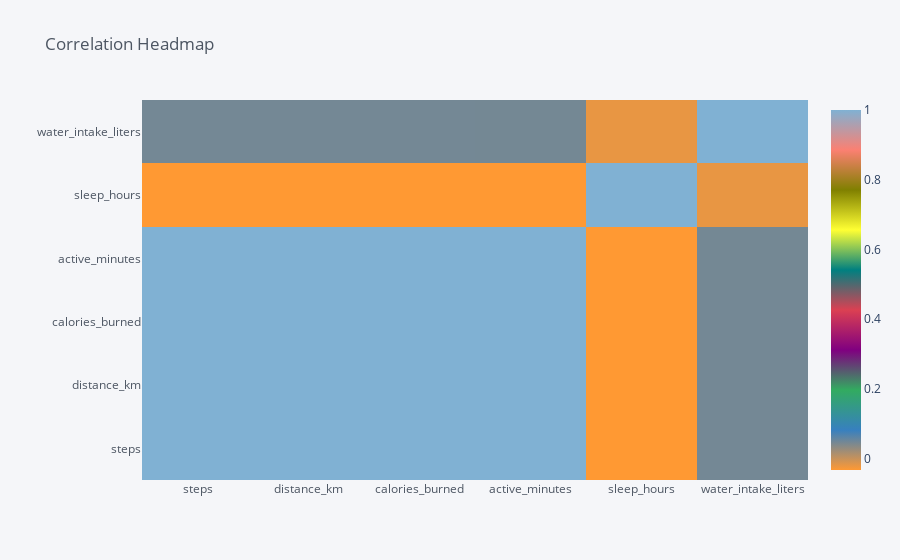

Source (notebook cell):
### Code cell
corr.iplot(kind='heatmap',title='Correlation Headmap',asFigure=True)

### Figure 1 — Plotly figure (JSON) as saved in the notebook; plotly's stock layout.template omitted (floating-point values rounded to 4 significant figures)
{"data": [{"colorscale": [[0, "rgb(255, 153, 51)"], [0.1111, "rgb(55, 128, 191)"], [0.2222, "rgb(50, 171, 96)"], [0.3333, "rgb(128, 0, 128)"], [0.4444, "rgb(219, 64, 82)"], [0.5556, "rgb(0, 128, 128)"], [0.6667, "rgb(255, 255, 51)"], [0.7778, "rgb(128, 128, 0)"], [0.8889, "rgb(251, 128, 114)"], [1, "rgb(128, 177, 211)"]], "type": "heatmap", "x": ["steps", "distance_km", "calories_burned", "active_minutes", "sleep_hours", "water_intake_liters"], "y": ["steps", "distance_km", "calories_burned", "active_minutes", "sleep_hours", "water_intake_liters"], "z": [[1, 1.0, 1.0, 1.0, -0.03268, 0.04715], [1.0, 1, 1.0, 1.0, -0.03267, 0.0471], [1.0, 1.0, 1, 1.0, -0.03268, 0.04715], [1.0, 1.0, 1.0, 1, -0.03287, 0.04704], [-0.03268, -0.03267, -0.03268, -0.03287, 1, -0.01959], [0.04715, 0.0471, 0.04715, 0.04704, -0.01959, 1]], "zmax": 1.0, "zmin": -0.03287}], "layout": {"autosize": true, "legend": {"bgcolor": "#F5F6F9", "font": {"color": "#4D5663"}}, "paper_bgcolor": "#F5F6F9", "plot_bgcolor": "#F5F6F9", "title": {"font": {"color": "#4D5663"}, "text": "Correlation Headmap"}, "xaxis": {"autorange": true, "gridcolor": "#E1E5ED", "range": [-0.5, 5.5], "showgrid": true, "tickfont": {"color": "#4D5663"}, "title": {"font": {"color": "#4D5663"}, "text": ""}, "type": "category", "zerolinecolor": "#E1E5ED"}, "yaxis": {"autorange": true, "gridcolor": "#E1E5ED", "range": [-0.5, 5.5], "showgrid": true, "tickfont": {"color": "#4D5663"}, "title": {"font": {"color": "#4D5663"}, "text": ""}, "type": "category", "zerolinecolor": "#E1E5ED"}}}
